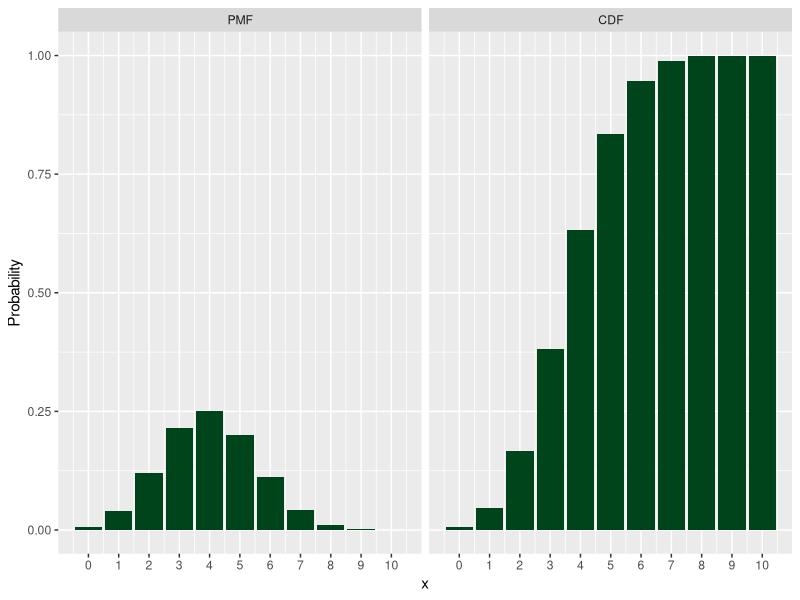

R code for this plot:
## ---- chunk 1
library(ggplot2)
library(plyr)
library(RColorBrewer)
greens.pal <- rev(brewer.pal(9, "Greens"))
## ---- chunk 2
Binom <- expand.grid(x=0:10, 
                     display=factor(c("PMF", "CDF"), c("PMF", "CDF")))
Binom <- transform(Binom,
                   p = ifelse(display %in% "PMF", 
                              dbinom(x, 10, .4),
                              pbinom(x, 10, .4)))

ggplot(Binom, aes(x=x, y=p)) + 
  geom_bar(stat="identity", position="dodge", fill=greens.pal[1]) + 
  facet_grid(~ display) + 
  xlab("x") + ylab("Probability") + 
  scale_x_continuous(breaks=0:10)

